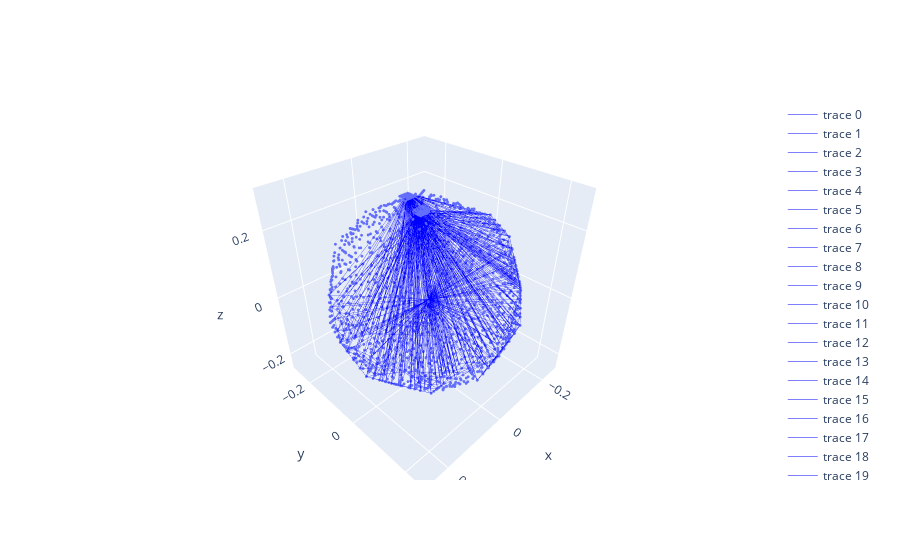

This figure's notebook cell:
### Code cell
fig = go.Figure()
for i in range(2000):
    fig.add_trace(go.Scatter3d(x=vertices_lines[i, :, 0], y=vertices_lines[i, :, 1], z=vertices_lines[i, :, 2],  mode='lines', line=dict(color='blue', width=0.5)))
fig.add_trace(go.Scatter3d(x=touch_vision['verts'][0][:, 0], y=touch_vision['verts'][0][:, 1],z=touch_vision['verts'][0][:, 2],         mode='markers', marker=dict(size=1)))
fig.show()
